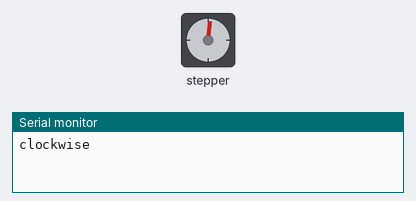
A sketch run on a simulated Arduino Uno, built with avr-gcc and run on an emulated ATmega328P. Parts: stepper motor, the last lines printed to the serial monitor. Stepper angles assume 200 steps per turn.

Above: at 0.05 s.
At 0.95 s:
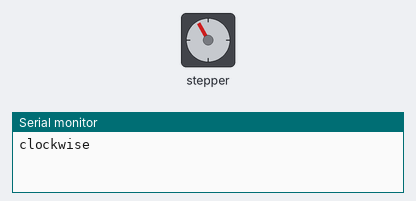
At 2.1 s:
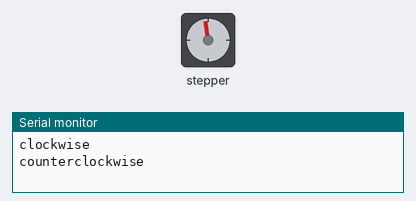
At 3.0 s:
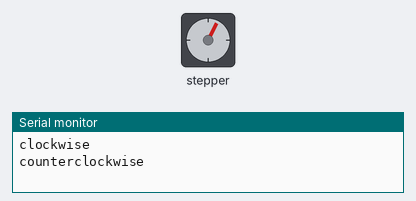
Timing chart, 0 to 5.2 s (numbered marks = the images above):
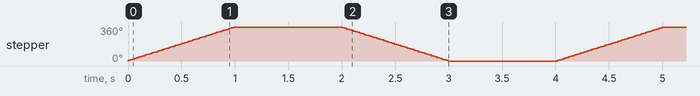

Measured:
- by itself, stepper: turns 360° clockwise in 0.99 s, then 360° counter-clockwise in 0.99 s, repeating every 4.0 s

The sketch:

stepmotor.ino
```cpp
#include <Stepper.h>

const int devirbasiadim=200;
Stepper myStepper(devirbasiadim, 8, 9, 10, 11);

void setup() {
  myStepper.setSpeed(60);
  Serial.begin(9600);
}

void loop() {
  Serial.println("clockwise");
  myStepper.step(devirbasiadim);
  delay(1000);

  Serial.println("counterclockwise");
  myStepper.step(-devirbasiadim);
  delay(1000);

}
```
